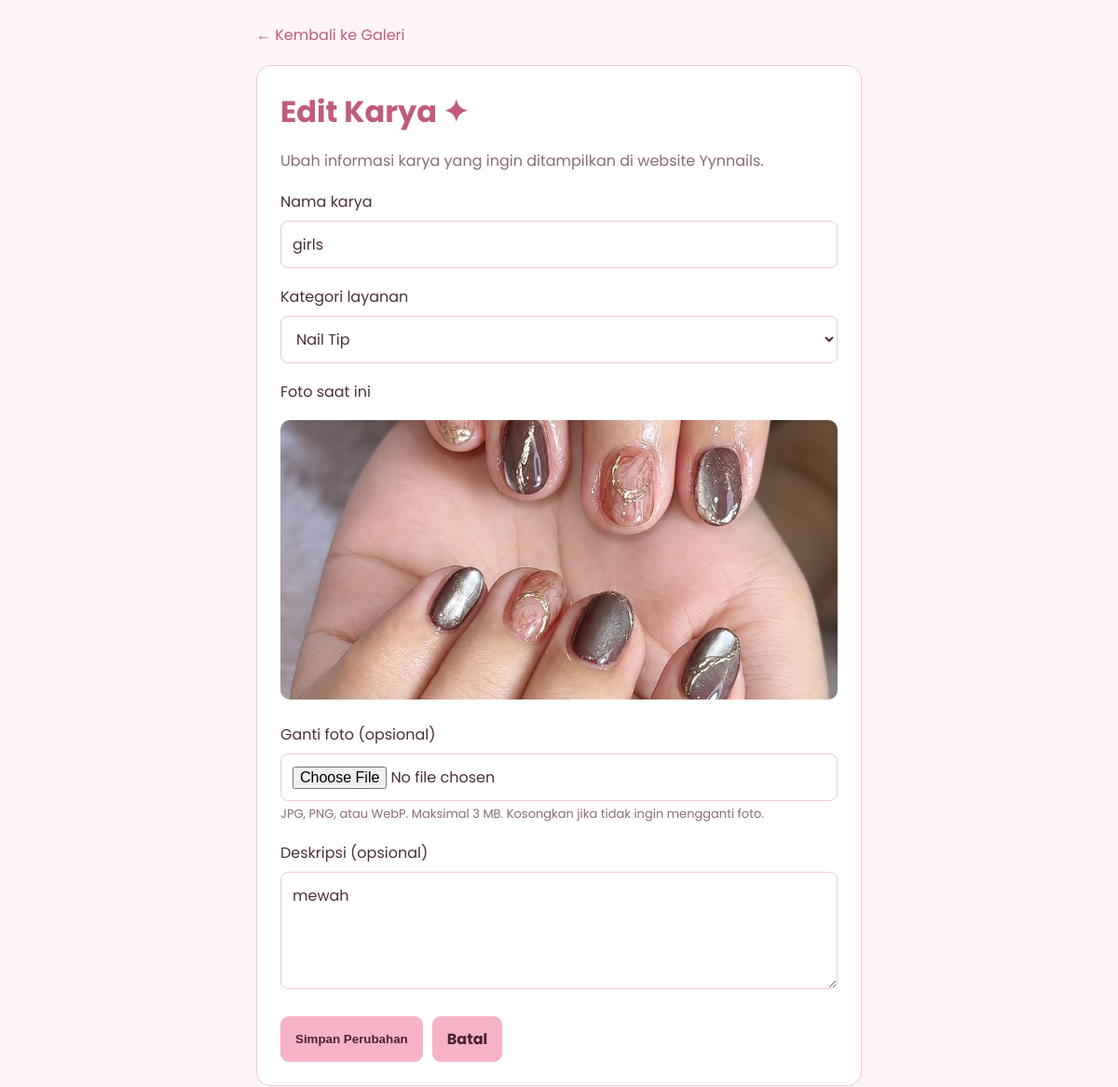
The app's page /admin/edit_galeri.php?id=4 (signed in) with its own data.
### tables this page shows
CREATE TABLE IF NOT EXISTS `galeri` (
  `id_galeri` int unsigned NOT NULL AUTO_INCREMENT,
  `judul` varchar(150) NOT NULL,
  `kategori` varchar(100) NOT NULL,
  `foto` varchar(255) NOT NULL,
  `deskripsi` text,
  `created_at` timestamp NOT NULL DEFAULT CURRENT_TIMESTAMP,
  `karya_terbaik` tinyint(1) NOT NULL DEFAULT '0',
  PRIMARY KEY (`id_galeri`)
);

### admin/includes/lib.php (called while the page is built, shortened)
<?php
require __DIR__ . '/../../config/database.php';
$A = require __DIR__ . '/../data/content.php';
try {
    $A['kategori'] = $pdo->query(
        'SELECT nama_layanan FROM layanan
         WHERE aktif = 1 AND bisa_booking = 1
         ORDER BY urutan, id_layanan'
    )->fetchAll(PDO::FETCH_COLUMN);
} catch (Throwable $e) {
    error_log('Gagal memuat kategori galeri: ' . $e->getMessage());
    $A['kategori'] = [];
}
require_once __DIR__ . '/header.php';
require_once __DIR__ . '/footer.php';
function h($value): string {
    return htmlspecialchars((string) $value, ENT_QUOTES, 'UTF-8');
}
function render_admin(string $key): void {
    require __DIR__ . '/../pages/' . $key . '.php';
}

### admin/edit_galeri.php (called while the page is built)
<?php
require __DIR__ . '/includes/lib.php';
render_admin('edit_galeri');

### admin/data/content.php (called while the page is built)
<?php
$css = ['assets/css/admin.css'];
return [
'site' => 'Yynnails',
'nav' => [
    ['Dashboard',        'dashboard.php',          'dashboard'],
    ['Layanan & Harga',  'dashboard.php#layanan',  ''],
    ['Galeri Karya',  'galeri.php',    'galeri'],
    ['Lihat Website', '../index.php',  ''],
],
'pesan_galeri' => [
    'tambah' => 'Karya berhasil ditambahkan!',
    'edit'   => 'Karya berhasil diperbarui!',
    'hapus'  => 'Karya berhasil dihapus!',
],
'pages' => [
    'login' => [
        'title' => 'Login Admin', 'body' => 'pg-login',
        'css' => $css, 'font' => true, 'js' => true, 'auth' => false,
    ],
    'dashboard' => [
        'title' => 'Dashboard Admin', 'body' => 'pg-dashboard',
        'css' => $css, 'font' => true, 'js' => false, 'auth' => true,
    ],
    'galeri' => [
        'title' => 'Galeri Admin', 'body' => 'pg-galeri',
        'css' => $css, 'font' => true, 'js' => false, 'auth' => true,
    ],
    'tambah_galeri' => [
        'title' => 'Tambah Karya', 'body' => 'pg-form',
        'css' => $css, 'font' => true, 'js' => false, 'auth' => true,
    ],
    'tambah_layanan' => [
        'title' => 'Tambah Layanan', 'body' => 'pg-form',
        'css' => $css, 'font' => true, 'js' => false, 'auth' => true,
    ],
    'edit_layanan' => [
        'title' => 'Edit Layanan', 'body' => 'pg-form',
        'css' => $css, 'font' => true, 'js' => false, 'auth' => true,
    ],
    'edit_galeri' => [
        'title' => 'Edit Karya', 'body' => 'pg-form',
        'css' => $css, 'font' => true, 'js' => false, 'auth' => true,
    ],
    'ubah_password' => [
        'title' => 'Amankan Password Admin', 'body' => '',
        'css' => ['assets/css/admin-password.css'], 'font' => false, 'js' => true, 'auth' => false,
    ],
],
'actions' => [
    'simpan_galeri' => ['auth' => true],
    'update_galeri' => ['auth' => true],
    'update_layanan' => ['auth' => true],
    'simpan_layanan' => ['auth' => true],
    'ubah_layanan'  => ['auth' => true],
    'hapus_layanan' => ['auth' => true],
    'reset_booking' => ['auth' => true],
    'hapus_galeri'  => ['auth' => true],
    'proses_status' => ['auth' => true],
    'logout'        => ['auth' => false],
],
];

### admin/pages/edit_galeri.php (the view, shortened to what this page needs)
<?php
$kategoriList = $A['kategori'];
$id = filter_input(INPUT_GET, 'id', FILTER_VALIDATE_INT);
$stmt = $pdo->prepare(
    'SELECT id_galeri, judul, kategori, foto, deskripsi
     FROM galeri
     WHERE id_galeri = :id'
);
$stmt->execute(['id' => $id]);
$karya = $stmt->fetch(PDO::FETCH_ASSOC);
?>
<div class="container">
<a class="back" href="galeri.php">← Kembali ke Galeri</a>
<div class="box">
<h1>Edit Karya ✦</h1>
<p>Ubah informasi karya yang ingin ditampilkan di website Yynnails.</p>
<form action="update_galeri.php" method="post" enctype="multipart/form-data">
    <label for="judul">Nama karya</label>
    <input type="text" id="judul" name="judul"
           maxlength="150" required value="<?= h($karya['judul']) ?>">
    <label for="kategori">Kategori layanan</label>
    <select id="kategori" name="kategori" required>
        <?php foreach ($kategoriList as $item): ?>
            <option value="<?= h($item) ?>"
                <?= $karya['kategori'] === $item ? 'selected' : '' ?>>
                <?= h($item) ?>
            </option>
        <?php endforeach; ?>
    </select>
    <label>Foto saat ini</label>
    <img class="preview"
         src="../<?= h(ltrim($karya['foto'], '/')) ?>"
         alt="<?= h($karya['judul']) ?>">
    <label for="foto">Ganti foto (opsional)</label>
    <input type="file" id="foto" name="foto"
           accept="image/jpeg,image/png,image/webp">
    <small>JPG, PNG, atau WebP. Maksimal 3 MB. Kosongkan jika tidak ingin mengganti foto.</small>
    <label for="deskripsi">Deskripsi (opsional)</label>
    <textarea id="deskripsi" name="deskripsi" rows="4" maxlength="2000"><?= h($karya['deskripsi'] ?? '') ?></textarea>
    <div class="actions">
        <button type="submit" class="button">Simpan Perubahan</button>
        <a href="galeri.php" class="button">Batal</a>
    </div>
</form>
</div>
</div>

### assets/css/admin.css (style rules this page uses)
* { box-sizing:border-box }
:root { --bg:#fff5f8; --card:#ffffff; --ink:#4a2f3a; --mut:#8a6b77; --head:#c25b7a; --line:#f1c9d5; --soft:#ffe6ee; --chip:#ffe3ee;--chip-ink:#a64d78; --btn:#f6b3c6;--btn-h:#f19db6;--btn-ink:#4a2233; --danger:#c9455f; --ok-bg:#e8f5e9;--ok-ink:#216e39;--ok-line:#b7dfbd; --err-bg:#ffe3e8;--err-ink:#a52a47; --sans:Poppins,Arial,sans-serif; }
body { margin:0;font-family:var(--sans);color:var(--ink);background:var(--bg) }
h1 { margin:0 0 8px;color:var(--head) }
p { color:var(--mut) }
a { color:var(--head);text-decoration:none }
.button { display:inline-block;padding:12px 16px;border:0;border-radius:9px;background:var(--btn);color:var(--btn-ink);font-weight:bold;text-decoration:none;cursor:pointer }
.back { display:inline-block;margin-bottom:20px;color:var(--head) }
.pg-form { padding:25px }
.pg-form .container { max-width:650px;margin:auto }
.pg-form .box,.pg-form form,.pg-form .notice { margin-top:22px;padding:25px;border:1px solid var(--line);border-radius:15px;background:var(--card) }
.pg-form .box { margin-top:0 }
.pg-form .box form { margin:0;padding:0;border:0;background:none }
.pg-form p { line-height:1.6 }
.pg-form label { display:block;margin:18px 0 8px }
.pg-form input:not([type=checkbox]):not([type=hidden]),.pg-form select,.pg-form textarea { width:100%;padding:12px;border:1px solid var(--line);border-radius:8px;background:#fff;color:var(--ink);font:inherit }
.pg-form textarea { min-height:100px;resize:vertical }
.pg-form small,.pg-form .hint { color:var(--mut);font-size:13px;line-height:1.5 }
.pg-form .preview { width:100%;max-height:300px;object-fit:cover;border-radius:10px;margin-top:10px }
.pg-form .actions { display:flex;gap:10px;flex-wrap:wrap;margin-top:22px }
html { scroll-behavior:smooth }
.button,.pg-dashboard button,.pg-login .submit-btn,.pg-dashboard .logout,.chip, .pg-dashboard .nav a,.pg-dashboard .card,.pg-galeri .card,.pg-dashboard .panel, .pg-dashboard tbody tr,.back,.pg-form form,.pg-form .box { transition:transform .18s ease,box-shadow .18s ease,background-color .18s ease,border-color .18s ease,color .18s ease }

### records on screen
galeri: judul "girls", foto (picture), deskripsi "mewah"

### other values on screen
form field kategori "Nail Tip"
